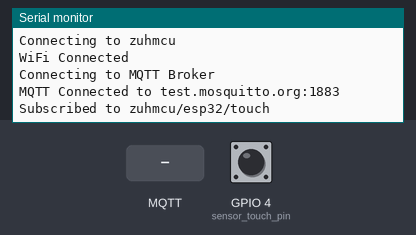
Bench run of a program on a simulated ESP32. On the bench: the last lines printed to the serial monitor. The test bench sets the inputs (shaded band); at power-on: GPIO 4 (sensor_touch_pin) HIGH. WiFi joins after 1.5 s; servers stay silent unless stated; no MQTT or app messages arrive unless stated.

Above: at 2.7 s.
2.8 s: MQTT message "1" arrives on the first subscribed topic
At 4.1 s:
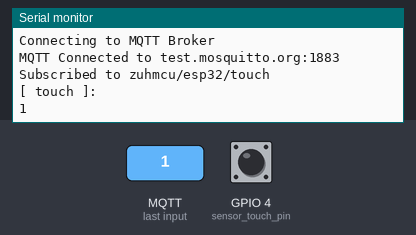
4.5 s: MQTT message "on" arrives on the first subscribed topic
At 5.3 s:
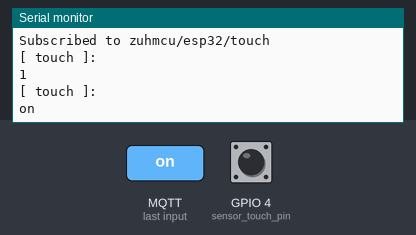
6.0 s: MQTT message "off" arrives on the first subscribed topic
At 6.5 s:
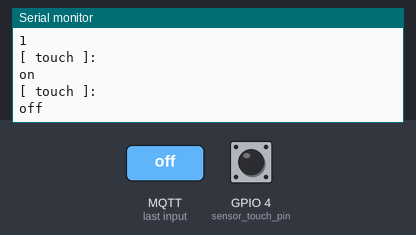

The program:

main.cpp
```cpp
#include <Arduino.h>
#include <PubSubClient.h>
#include <stdlib.h>
#include <stdio.h>
#include <string.h>
#include <WiFi.h>

uint8_t led_lid;
const char * wifi_ssid = "zuhmcu";
const char * wifi_pw = "microhobby";
const char * mqtt_broker_addr = "test.mosquitto.org";
uint16_t mqtt_broker_port = 1883;
const char * mqtt_topic_touch = "zuhmcu/esp32/touch";
const char * mqtt_client_id = "zuhmcu";
const int sensor_touch_pin = 4;
int sensor_touch_value = 0;

WiFiClient wifi_sta;
PubSubClient mqtt_client(wifi_sta);

void sensor_measure(int * sensor_value, int pin){
  *sensor_value = touchRead(pin);
}

void mqtt_printf(byte * msg, unsigned int len, const char * name){
  printf("[ %s ]:\n", name);
  for(int i = 0; i < len; i++){
    printf("%c", msg[i]);
  }
  printf("\n");
}

void mqtt_callback(char * topic, byte * message, unsigned int length){
  if(String(topic) == mqtt_topic_touch){
    mqtt_printf(message, length, "touch");
  }
}

void mqtt_connect() {
  while(!mqtt_client.connected()){
    printf("Connecting to MQTT Broker\n");

    if(mqtt_client.connect(mqtt_client_id)){
      printf("MQTT Connected to %s:%d\n", mqtt_broker_addr, mqtt_broker_port);
      mqtt_client.subscribe(mqtt_topic_touch);
      printf("Subscribed to %s\n", mqtt_topic_touch);
    }else{
      delay(5000);
    }
  }
}

void mqtt_buffer_pack(int sensor_data, const char * location, char * buffer){
  char header[16];
  sprintf(header, "%s/", location);
  sprintf(buffer, "%s", header);
  sprintf(buffer +  + strlen(header), "%d", sensor_data);
}

void mqtt_setup() {
  mqtt_client.setServer(mqtt_broker_addr, mqtt_broker_port);
  mqtt_client.setCallback(mqtt_callback);
}

void mqtt_data_proceed() {
  char mqtt_msg_buffer[256] = {0};

  sensor_measure(&sensor_touch_value, sensor_touch_pin);
  mqtt_buffer_pack(sensor_touch_value, "garden", mqtt_msg_buffer);

  mqtt_client.publish(mqtt_topic_touch, mqtt_msg_buffer);
}

void wifi_setup() {
  printf("Connecting to %s\n", wifi_ssid);

  WiFi.begin(wifi_ssid, wifi_pw);
  while(WiFi.status() != WL_CONNECTED) delay(100);

  printf("WiFi Connected\n");
}

void setup() {
  led_lid = 0;
  wifi_setup();
  mqtt_setup();
}

void loop() {
  if(!mqtt_client.connected()){
    mqtt_connect();
  }

  mqtt_client.loop();
  mqtt_data_proceed();
  delay(500);
}
```

Measured:
- after the input at 2.8 s, the serial monitor: prints a new line after 0.26 s (image 1)
- after the input at 4.5 s, the serial monitor: prints a new line after 0.06 s (image 2)
- after the input at 6.0 s, the serial monitor: prints a new line after 0.06 s (image 3)
